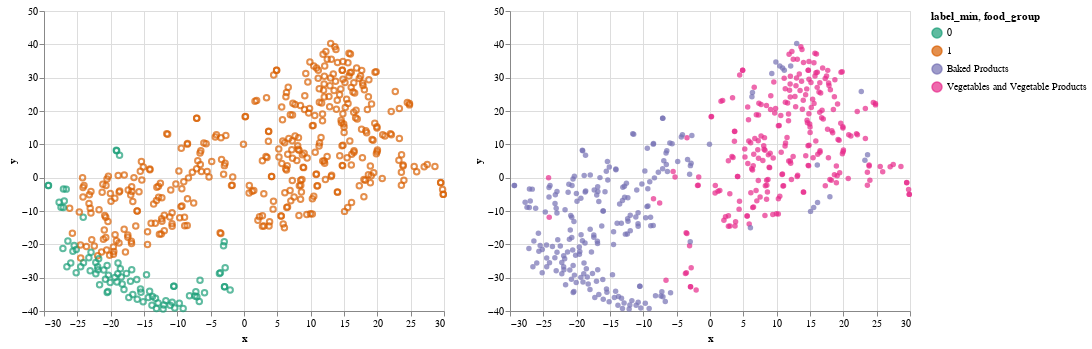

The notebook cell saved with this chart:
### Code cell
tsne_min_chart | min_group

### Figure 1 — Vega-Lite specification as saved in the notebook (floating-point values rounded to 4 significant figures; data arrays with more than 128 entries replaced by an {"elided": "..."} marker saying what was removed)
{"config": {"view": {"continuousWidth": 400, "continuousHeight": 300}}, "hconcat": [{"mark": "point", "encoding": {"color": {"type": "nominal", "field": "label_min"}, "x": {"type": "quantitative", "field": "x"}, "y": {"type": "quantitative", "field": "y"}}}, {"mark": "circle", "encoding": {"color": {"type": "ordinal", "field": "food_group", "scale": {"scheme": "dark2"}}, "x": {"type": "quantitative", "field": "x"}, "y": {"type": "quantitative", "field": "y"}}}], "data": {"name": "data-5e3d82fb8cafb39857f2d4162a8f45a8"}, "$schema": "https://vega.github.io/schema/vega-lite/v4.8.1.json", "datasets": {"data-5e3d82fb8cafb39857f2d4162a8f45a8": {"elided": "477 records"}}}
